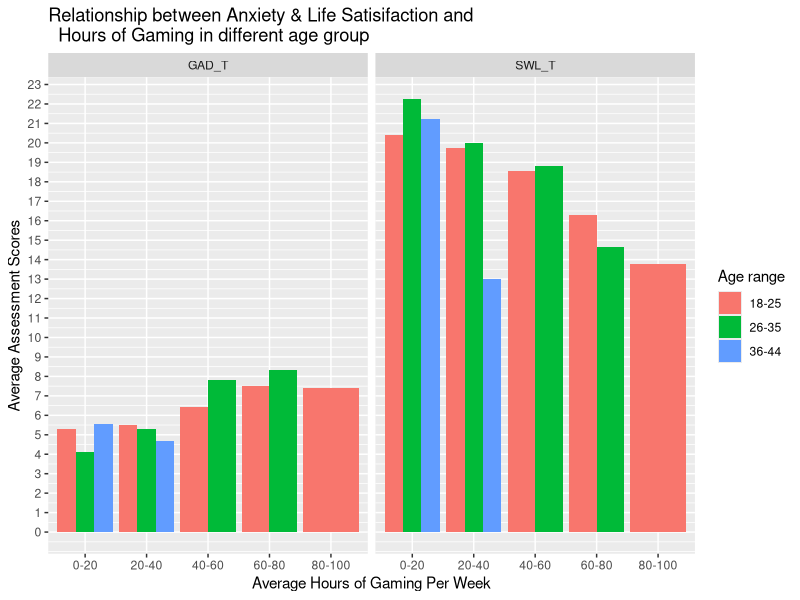

Source code (R):
library(tidyverse)
library(dplyr)
library(ggplot2)

#Load data
game <- read.csv("../data/GamingStudy_filtered.csv")
mydf <- select(game, GAD_T, SWL_T, Hours, Age)

#Change Age into groups
mydf<- mydf %>% drop_na()
mydf_grouped <- mydf %>% mutate(age = case_when(Age>=18 & Age<=25 ~ "18-25",
                                          Age>=26 & Age<=35 ~ "26-35",
                                          Age>=36 & Age<=44 ~ "36-44"
                                          ))
# Change Hours into groups
mydf_grouped <- mydf_grouped %>%
  mutate(hours = case_when(Hours>=0 & Hours<=20 ~ "0-20",
                                              Hours>=20 & Hours<=40 ~ "20-40",
                                              Hours>=40 & Hours<=60 ~ "40-60",
                                              Hours>=60 & Hours<=80 ~ "60-80",
                                              Hours>=80 & Hours<=100 ~ "80-100"
                                              ))
# Drop NA values in hours group
mydf_grouped <- mydf_grouped %>% drop_na()


#Plot bar chart of DAG and SWL scores by the hours of gaming per week,
#Grouped by three age groups
longer_data <- mydf_grouped %>%
  pivot_longer(GAD_T:SWL_T, names_to = "criteria", values_to = "scores") %>%
  ggplot(aes(x = hours, y = scores, fill = age)) +
  geom_bar(stat = "summary",
           fun = "mean",
           position = 'dodge') +
  facet_wrap(vars(criteria), ncol = 3) +
  labs(title = "Relationship between Anxiety & Life Satisifaction and
  Hours of Gaming in different age group",
       x = "Average Hours of Gaming Per Week",
       y = "Average Assessment Scores",
       fill = "Age range") +
  scale_y_continuous(breaks = round(seq(min(mydf_grouped$GAD_T),
                                      max(mydf_grouped$SWL_T),
                                      by = 1), 1))

